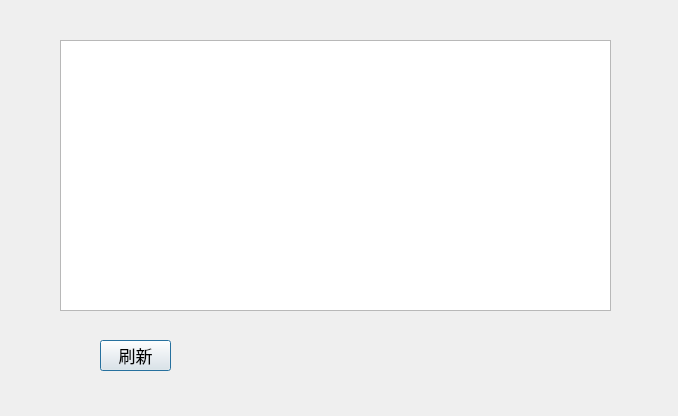
<?xml version="1.0" encoding="UTF-8"?>
<ui version="4.0">
 <class>DialogPurchaseOrder</class>
 <widget class="QDialog" name="DialogPurchaseOrder">
  <property name="geometry">
   <rect>
    <x>0</x>
    <y>0</y>
    <width>678</width>
    <height>416</height>
   </rect>
  </property>
  <property name="windowTitle">
   <string>Dialog</string>
  </property>
  <widget class="QTableView" name="tableView">
   <property name="geometry">
    <rect>
     <x>60</x>
     <y>40</y>
     <width>551</width>
     <height>271</height>
    </rect>
   </property>
   <property name="font">
    <font>
     <pointsize>13</pointsize>
    </font>
   </property>
  </widget>
  <widget class="QPushButton" name="btn_flush">
   <property name="geometry">
    <rect>
     <x>100</x>
     <y>340</y>
     <width>71</width>
     <height>31</height>
    </rect>
   </property>
   <property name="font">
    <font>
     <pointsize>13</pointsize>
    </font>
   </property>
   <property name="text">
    <string>刷新</string>
   </property>
  </widget>
 </widget>
 <resources/>
 <connections/>
</ui>
